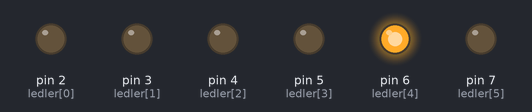
This sketch was run on a simulated Arduino Uno, built with avr-gcc and run on an emulated ATmega328P. Parts: output pins drawn as LEDs (lit = HIGH).

Above: at 0.15 s.
At 39.17 s:
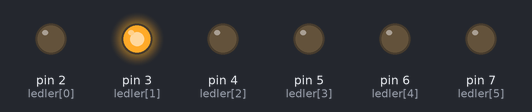
Timing chart, 0 to 39.5 s (numbered marks = the images above):
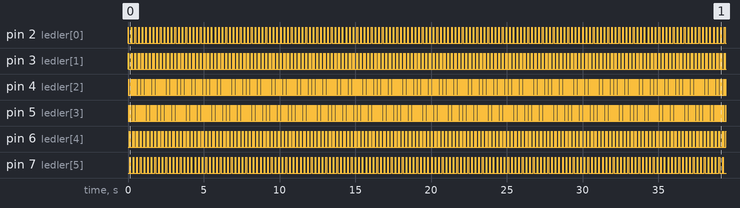

Measured:
- by itself, pin 2 (ledler[0]), pin 7 (ledler[5]): alternates HIGH for 0.04 s and LOW for 0.20 s
- by itself, pin 3 (ledler[1]): repeats every 0.24 s: LOW 0.16 s, HIGH 0.02 s, LOW 0.04 s, HIGH 0.02 s
- by itself, pin 4 (ledler[2]), pin 5 (ledler[3]): alternates HIGH for 0.02 s and LOW for 0.10 s
- by itself, pin 6 (ledler[4]): repeats every 0.24 s: LOW 0.04 s, HIGH 0.02 s, LOW 0.16 s, HIGH 0.02 s

The sketch:

ledyakmakarasimsekk.ino
```cpp
int ledler[] = {
  2,
  3,
  4,
  5,
  6,
  7
}; //Değişkenleri belirttiğimiz bir dizi tanımlıyoruz.
void setup() {
  for (int i = 0; i < 6; i++) { //For döngüsünün 6 kez tekrarlanmasını istiyoruz.
    pinMode(ledler[i], OUTPUT); //i değişkenlerini "çıkış" olarak tanımlıyoruz.
  }
}
void loop() {
  for (int i = 0; i < 6; i++) {
    digitalWrite(ledler[i], HIGH);
    delay(20);
    digitalWrite(ledler[i], LOW);
  } //İlk ledden beşinci lede kadar ledler sırasıyla yanıyor. Yani döngüde ilk led yanar, söner ve ikinci led yanar. İkinci led söndüğünde ise üçüncü led yanar ve döngü bu şekilde devam eder.
  for (int j = 5; j > -1; j--) {
    digitalWrite(ledler[j], HIGH);
    delay(20);
    digitalWrite(ledler[j], LOW);
  } //Bu kez ters döngü yapıyoruz. Yani dizinin 5.elemanı olan 7 pinine bağlı led yanar, söner ve bu kez bir önceki led yanar. İşlem bu şekilde devam eder.
} //Bu iki döngü sırası birbirinin tersidir.
```
